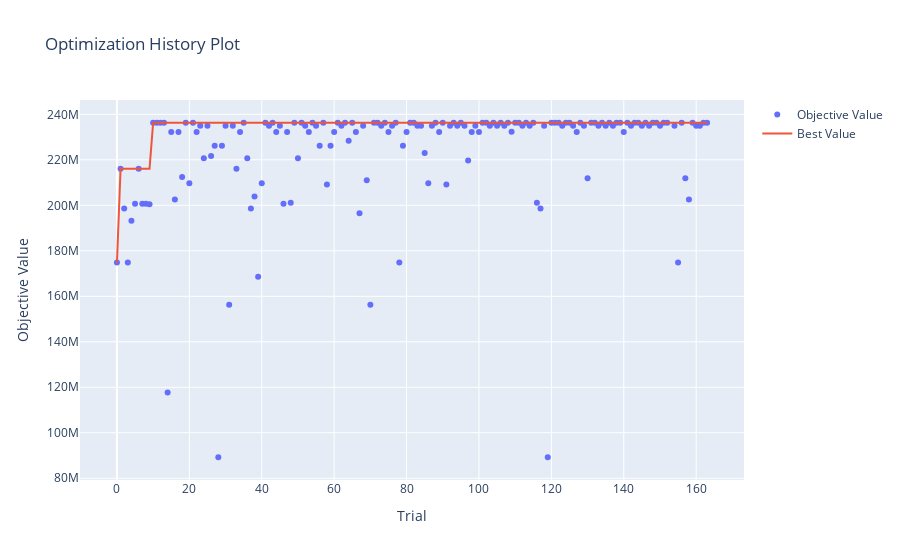

The notebook cell this image was saved under:
### Markdown cell above
A continuación veremos como fue el proceso de búsqueda a través de las visualizaciones que cuenta la herramienta (los gráficos son bastante autoexplicativos)

### Code cell
optuna.visualization.plot_optimization_history(study)

### Figure 1 — Plotly figure (JSON) as saved in the notebook; plotly's stock layout.template omitted (floating-point values rounded to 4 significant figures; data arrays with more than 128 entries replaced by an {"elided": "..."} marker saying what was removed)
{"data": [{"mode": "markers", "name": "Objective Value", "type": "scatter", "x": {"elided": "163 int values"}, "y": {"elided": "163 float values"}}, {"mode": "lines", "name": "Best Value", "type": "scatter", "x": {"elided": "164 int values"}, "y": {"elided": "164 float values"}}, {"marker": {"color": "#cccccc"}, "mode": "markers", "name": "Infeasible Trial", "showlegend": false, "type": "scatter", "x": [], "y": []}], "layout": {"title": {"text": "Optimization History Plot"}, "xaxis": {"title": {"text": "Trial"}}, "yaxis": {"title": {"text": "Objective Value"}}}}
